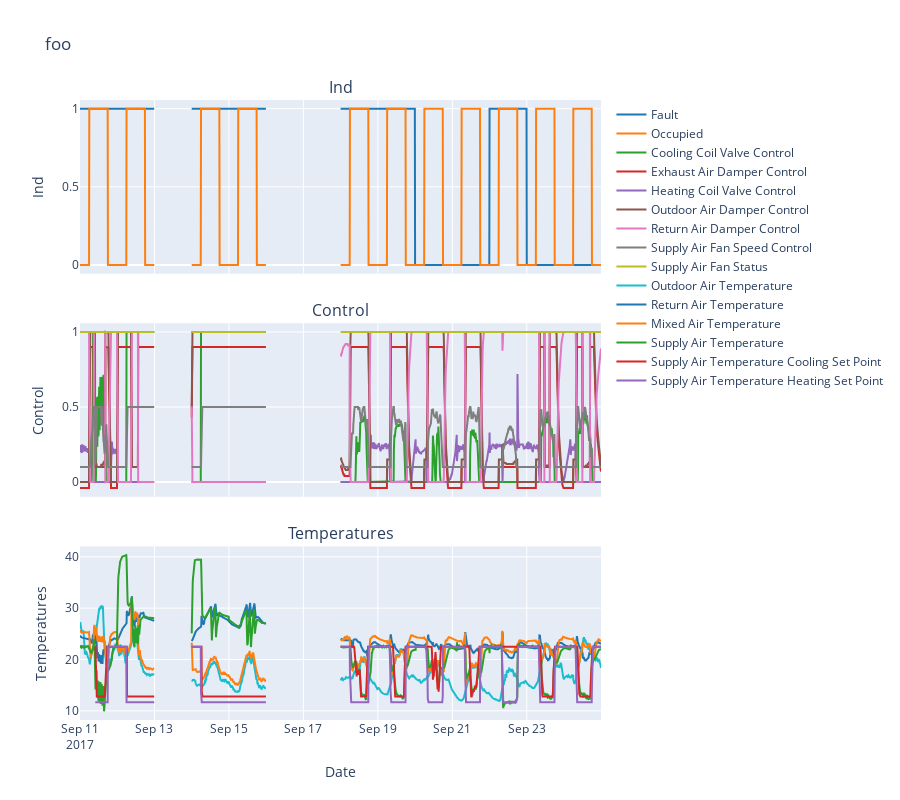

Here is the notebook cell this chart was saved with:
### Code cell
def plot_grouped_timeseries(df, date_col, groups, title="Grouped Time Series", 
                          height=None, colors=None, show_legend=True):

    import plotly.graph_objects as go
    from plotly.subplots import make_subplots
    import pandas as pd
    import numpy as np

    if height is None:
        height = 200 * len(groups) + 100
    
    # Create subplots
    fig = make_subplots(
        rows=len(groups),
        cols=1,
        subplot_titles=list(groups.keys()),
        vertical_spacing=0.08,
        shared_xaxes=True
    )
    
    # Default colors if not provided
    if colors is None:
        colors = ['#1f77b4', '#ff7f0e', '#2ca02c', '#d62728', '#9467bd', 
                 '#8c564b', '#e377c2', '#7f7f7f', '#bcbd22', '#17becf']
    
    color_idx = 0

    df = df.sort_values(date_col)
    
    # Plot each group in its own subplot
    for i, (group_name, columns) in enumerate(groups.items(), 1):
        for col in columns:
            #print(df[col])
            #print()
            y_data = [ float(d) for d in df[col].copy() ] # XXX: no idea why have to convert to floats
            times = df[date_col].values
            fig.add_trace(
                go.Scatter(
                    x=times,
                    y=y_data,
                    mode='lines',
                    #mode='markers',
                    marker=dict(size=3.0),
                    name=col,
                    #legendgroup=group_name,
                    showlegend=show_legend,
                    line=dict(color=colors[color_idx % len(colors)]),
                    #connectgaps=False,
                ),
                row=i, col=1
            )
            color_idx += 1
    
    # Update layout
    fig.update_layout(
        title=title,
        height=height,
        hovermode='x unified',
        legend=dict(
            orientation="v",
            yanchor="top",
            y=1,
            xanchor="left",
            x=1.02
        ) if show_legend else None
    )
    
    # Update axes
    fig.update_xaxes(title_text="Date", row=len(groups), col=1)
    
    for i, group_name in enumerate(groups.keys(), 1):
        fig.update_yaxes(title_text=f"{group_name}", row=i, col=1)
        pass
    
    return fig


indicators = [
    'Fault',
    'Occupied',
]
control = [
    'Cooling Coil Valve Control',
    'Exhaust Air Damper Control',
    'Heating Coil Valve Control',
    'Outdoor Air Damper Control',
    'Return Air Damper Control',
    'Supply Air Fan Speed Control',
    'Supply Air Fan Status',
]
temperatures = [
    'Outdoor Air Temperature',
    'Return Air Temperature',
    'Mixed Air Temperature',
    'Supply Air Temperature',
    'Supply Air Temperature Cooling Set Point',
    'Supply Air Temperature Heating Set Point',
]

# Define groups
groups = {
    'Ind': indicators,
    'Control': control,
    'Temperatures': temperatures,
}

# Create the plot
fig = plot_grouped_timeseries(
    df=df.reset_index(),
    date_col='Time',
    groups=groups,
    title='foo',
    height=800
)
fig.show()

### Figure 1 — Plotly figure (JSON) as saved in the notebook; plotly's stock layout.template omitted (floating-point values rounded to 4 significant figures; data arrays with more than 128 entries replaced by an {"elided": "..."} marker saying what was removed)
{"data": [{"line": {"color": "#1f77b4"}, "marker": {"size": 3}, "mode": "lines", "name": "Fault", "showlegend": true, "type": "scatter", "x": {"elided": "2016 str values"}, "xaxis": "x", "y": {"elided": "2016 int values"}, "yaxis": "y"}, {"line": {"color": "#ff7f0e"}, "marker": {"size": 3}, "mode": "lines", "name": "Occupied", "showlegend": true, "type": "scatter", "x": {"elided": "2016 str values"}, "xaxis": "x", "y": {"elided": "2016 int values"}, "yaxis": "y"}, {"line": {"color": "#2ca02c"}, "marker": {"size": 3}, "mode": "lines", "name": "Cooling Coil Valve Control", "showlegend": true, "type": "scatter", "x": {"elided": "2016 str values"}, "xaxis": "x2", "y": {"elided": "2016 float values"}, "yaxis": "y2"}, {"line": {"color": "#d62728"}, "marker": {"size": 3}, "mode": "lines", "name": "Exhaust Air Damper Control", "showlegend": true, "type": "scatter", "x": {"elided": "2016 str values"}, "xaxis": "x2", "y": {"elided": "2016 float values"}, "yaxis": "y2"}, {"line": {"color": "#9467bd"}, "marker": {"size": 3}, "mode": "lines", "name": "Heating Coil Valve Control", "showlegend": true, "type": "scatter", "x": {"elided": "2016 str values"}, "xaxis": "x2", "y": {"elided": "2016 float values"}, "yaxis": "y2"}, {"line": {"color": "#8c564b"}, "marker": {"size": 3}, "mode": "lines", "name": "Outdoor Air Damper Control", "showlegend": true, "type": "scatter", "x": {"elided": "2016 str values"}, "xaxis": "x2", "y": {"elided": "2016 float values"}, "yaxis": "y2"}, {"line": {"color": "#e377c2"}, "marker": {"size": 3}, "mode": "lines", "name": "Return Air Damper Control", "showlegend": true, "type": "scatter", "x": {"elided": "2016 str values"}, "xaxis": "x2", "y": {"elided": "2016 float values"}, "yaxis": "y2"}, {"line": {"color": "#7f7f7f"}, "marker": {"size": 3}, "mode": "lines", "name": "Supply Air Fan Speed Control", "showlegend": true, "type": "scatter", "x": {"elided": "2016 str values"}, "xaxis": "x2", "y": {"elided": "2016 float values"}, "yaxis": "y2"}, {"line": {"color": "#bcbd22"}, "marker": {"size": 3}, "mode": "lines", "name": "Supply Air Fan Status", "showlegend": true, "type": "scatter", "x": {"elided": "2016 str values"}, "xaxis": "x2", "y": {"elided": "2016 int values"}, "yaxis": "y2"}, {"line": {"color": "#17becf"}, "marker": {"size": 3}, "mode": "lines", "name": "Outdoor Air Temperature", "showlegend": true, "type": "scatter", "x": {"elided": "2016 str values"}, "xaxis": "x3", "y": {"elided": "2016 float values"}, "yaxis": "y3"}, {"line": {"color": "#1f77b4"}, "marker": {"size": 3}, "mode": "lines", "name": "Return Air Temperature", "showlegend": true, "type": "scatter", "x": {"elided": "2016 str values"}, "xaxis": "x3", "y": {"elided": "2016 float values"}, "yaxis": "y3"}, {"line": {"color": "#ff7f0e"}, "marker": {"size": 3}, "mode": "lines", "name": "Mixed Air Temperature", "showlegend": true, "type": "scatter", "x": {"elided": "2016 str values"}, "xaxis": "x3", "y": {"elided": "2016 float values"}, "yaxis": "y3"}, {"line": {"color": "#2ca02c"}, "marker": {"size": 3}, "mode": "lines", "name": "Supply Air Temperature", "showlegend": true, "type": "scatter", "x": {"elided": "2016 str values"}, "xaxis": "x3", "y": {"elided": "2016 float values"}, "yaxis": "y3"}, {"line": {"color": "#d62728"}, "marker": {"size": 3}, "mode": "lines", "name": "Supply Air Temperature Cooling Set Point", "showlegend": true, "type": "scatter", "x": {"elided": "2016 str values"}, "xaxis": "x3", "y": {"elided": "2016 float values"}, "yaxis": "y3"}, {"line": {"color": "#9467bd"}, "marker": {"size": 3}, "mode": "lines", "name": "Supply Air Temperature Heating Set Point", "showlegend": true, "type": "scatter", "x": {"elided": "2016 str values"}, "xaxis": "x3", "y": {"elided": "2016 float values"}, "yaxis": "y3"}], "layout": {"annotations": [{"font": {"size": 16}, "showarrow": false, "text": "Ind", "x": 0.5, "xanchor": "center", "xref": "paper", "y": 1, "yanchor": "bottom", "yref": "paper"}, {"font": {"size": 16}, "showarrow": false, "text": "Control", "x": 0.5, "xanchor": "center", "xref": "paper", "y": 0.64, "yanchor": "bottom", "yref": "paper"}, {"font": {"size": 16}, "showarrow": false, "text": "Temperatures", "x": 0.5, "xanchor": "center", "xref": "paper", "y": 0.28, "yanchor": "bottom", "yref": "paper"}], "height": 800, "hovermode": "x unified", "legend": {"orientation": "v", "x": 1.02, "xanchor": "left", "y": 1, "yanchor": "top"}, "title": {"text": "foo"}, "xaxis": {"anchor": "y", "domain": [0, 1], "matches": "x3", "showticklabels": false}, "xaxis2": {"anchor": "y2", "domain": [0, 1], "matches": "x3", "showticklabels": false}, "xaxis3": {"anchor": "y3", "domain": [0, 1], "title": {"text": "Date"}}, "yaxis": {"anchor": "x", "domain": [0.72, 1], "title": {"text": "Ind"}}, "yaxis2": {"anchor": "x2", "domain": [0.36, 0.64], "title": {"text": "Control"}}, "yaxis3": {"anchor": "x3", "domain": [0, 0.28], "title": {"text": "Temperatures"}}}}
